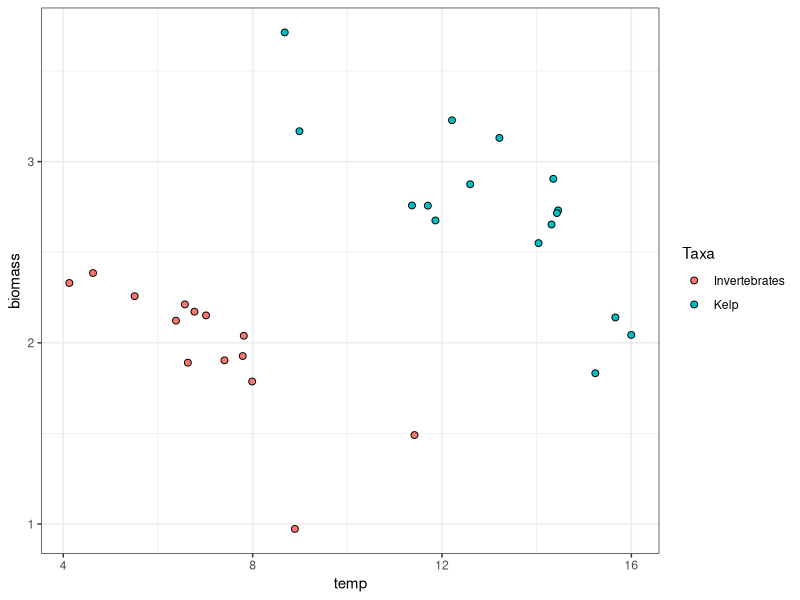

The R script that drew this image:
## ---- chunk 1
#| label: setup
#| message: false
#| echo: false

library(tidyverse)
set.seed(222)
theme_set(theme_bw())
## ---- chunk 2
beta_0 <- 3 # Intercept
beta_1 <- -0.15 # Coefficient for the first (continuous) predictor - temp change degC
beta_2 <- 1.75 # Coefficient for the second (categorical) predictor - taxa=kelp (invert=0,kelp=1)
sigma <- 0.25 # Standard deviation of the residuals
## ---- chunk 3
# Sample size
N <- 30
# Edit the following code to simulate your _categorical_ predictor variable - kelp = 1, invert = 0
taxa <- sample(c(0,1), N, replace = TRUE)

# Edit the following code to simulate your _continuous_ predictor variable. Make
# sure it depends on your second predictor!
temp <- rnorm(
  n = N,
  mean = ifelse(taxa == 1, 13, 7),
  sd = 2
)
## ---- chunk 4
# Edit the following code to calculate the _expected_ value of the response
exp_biomass <- beta_0 + beta_1 * temp + beta_2 * taxa
## ---- chunk 5
# Edit the following code to simulate your _response_ variable
biomass <- rnorm(n = N,
            mean = exp_biomass,
            sd = sigma)
## ---- chunk 6
# First, put the predictors and response in a data frame all together
kf_tb <- tibble(temp, taxa, biomass) |> 
  mutate(Taxa = ifelse(taxa == 1, "Kelp","Invertebrates"))
# Then, use ggplot to make a scatter plot. Think carefully about which
# aesthetics to use.
ggplot(kf_tb, aes(x = temp,
                  y = biomass,
                  fill = Taxa)) +
  geom_point(size = 2, shape = 21)
## ---- chunk 7
kelp_lm <- lm(biomass ~ temp, kf_tb)
## ---- chunk 8
kelp_lm2 <- lm(biomass ~ temp + Taxa, kf_tb)
## ---- chunk 9
summary(kelp_lm)
summary(kelp_lm2)
